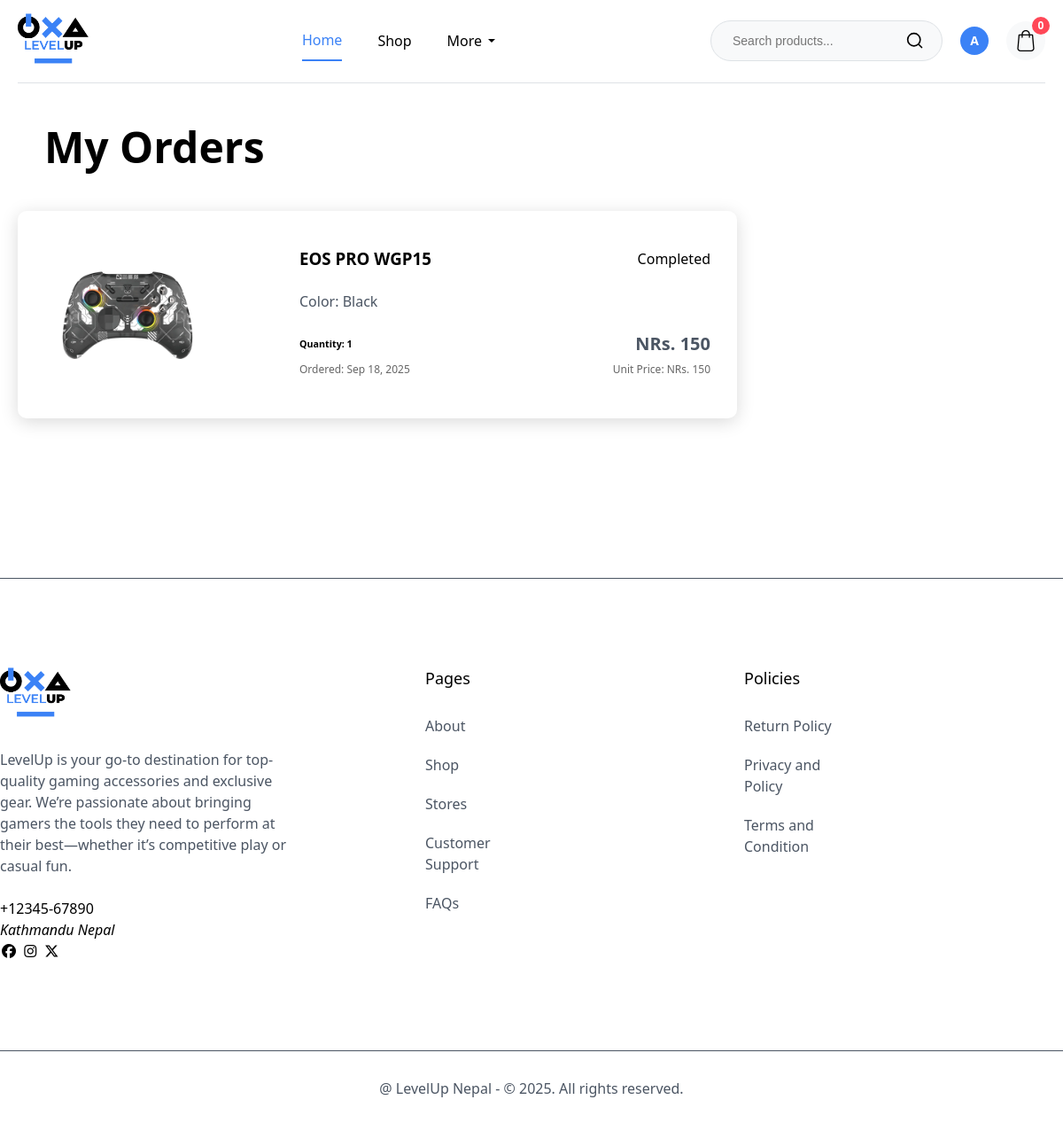
Screenshot of /myorders.php (signed in) with the database file from the repository.
### tables this page shows
CREATE TABLE `orders` (
  `id` int(11) NOT NULL,
  `customer_id` int(11) NOT NULL,
  `order_date` timestamp NOT NULL DEFAULT current_timestamp(),
  `total_amount` decimal(10,2) NOT NULL,
  `status` varchar(20) NOT NULL DEFAULT 'pending',
  `created_at` timestamp NOT NULL DEFAULT current_timestamp(),
  `updated_at` timestamp NULL DEFAULT NULL,
  `updated_by` int(11) DEFAULT NULL
);

CREATE TABLE `category_details` (
  `id` int(11) NOT NULL,
  `category_id` int(11) NOT NULL,
  `detail_name` varchar(50) NOT NULL,
  `detail_value` varchar(100) NOT NULL,
  `created_at` timestamp NOT NULL DEFAULT current_timestamp(),
  `updated_at` timestamp NULL DEFAULT NULL
);

CREATE TABLE `products` (
  `id` int(11) NOT NULL,
  `category_id` int(11) NOT NULL,
  `name` varchar(100) NOT NULL,
  `description` text DEFAULT NULL,
  `price` decimal(10,2) NOT NULL,
  `stock_quantity` int(11) NOT NULL,
  `status` tinyint(1) NOT NULL DEFAULT 0,
  `created_at` timestamp NOT NULL DEFAULT current_timestamp(),
  `updated_at` timestamp NULL DEFAULT NULL
);

CREATE TABLE `order_details` (
  `id` int(11) NOT NULL,
  `order_id` int(11) NOT NULL,
  `color` varchar(255) DEFAULT NULL,
  `address` varchar(255) DEFAULT NULL,
  `city` varchar(100) DEFAULT NULL,
  `state` varchar(100) DEFAULT NULL,
  `zip` varchar(20) DEFAULT NULL,
  `product_id` int(11) NOT NULL,
  `quantity` int(11) NOT NULL,
  `unit_price` decimal(10,2) NOT NULL,
  `subtotal` decimal(10,2) NOT NULL,
  `created_at` timestamp NOT NULL DEFAULT current_timestamp(),
  `updated_at` timestamp NULL DEFAULT NULL
);

### myorders.php (the view, shortened to what this page needs)
<?php
include "./config/connection.php";
$user_id = $_SESSION['user_id'] ?? 0;
$sql = "SELECT
        o.id AS order_id,
        o.customer_id,
        o.order_date,
        o.total_amount AS order_total,
        o.status AS order_status,
        o.created_at AS order_created,
        o.updated_at AS order_updated,
        od.id AS detail_id,
        od.product_id,
        od.color,
        od.address,
        od.city,
        od.state,
        od.zip,
        od.quantity,
        od.unit_price,
        od.subtotal,
        od.created_at AS detail_created,
        p.name AS product_name,
        cd.detail_value AS image
        FROM orders o
        JOIN order_details od ON o.id = od.order_id
        JOIN products p ON od.product_id = p.id
        LEFT JOIN category_details cd
        ON p.category_id = cd.category_id
        AND cd.detail_name = od.color
        WHERE o.customer_id = $user_id
        ORDER BY o.order_date DESC, o.id DESC, od.id ASC";
$res = mysqli_query($conn, $sql);
$hasOrders = mysqli_num_rows($res) > 0;
$orders = [];
if ($hasOrders) {
    while ($row = mysqli_fetch_assoc($res)) {
        $order_id = $row['order_id'];
        $orders[$order_id]['info'] = [
            'order_id' => $row['order_id'],
            'order_date' => $row['order_date'],
            'order_total' => $row['order_total'],
            'order_status' => $row['order_status'],
            'order_created' => $row['order_created'],
            'address' => $row['address'],
            'city' => $row['city'],
            'state' => $row['state'],
            'zip' => $row['zip']
        ];
        $orders[$order_id]['items'][] = $row;
    }
}
include "./header.php";
?>
<section class="cart-container">
  <div class="container">
    <div class="cart-header">
      <h2>My Orders</h2>
    </div>
  </div>
</section>
<section class="carts-products">
  <div class="container">
    <div class="cart-wrapper">
      <?php if ($hasOrders): ?>
        <?php foreach ($orders as $order_id => $order): ?>
          <?php $orderInfo = $order['info']; ?>
          <?php $orderItems = $order['items']; ?>
          <?php foreach ($orderItems as $row): ?>
            <div class="cart-details order-item" data-detail-id="<?= $row['detail_id'] ?>" data-order-id="<?= $row['order_id'] ?>">
              <div class="product-image">
                <?php if (!empty($row['image'])): ?>
                  <img src="./public/uploads/<?= $row['image'] ?>" alt="<?= $row['product_name'] ?>" class="product-img" />
                <?php else: ?>
                  <div class="no-image-placeholder">No Image</div>
                <?php endif; ?>
              </div>
              <div class="cart-content">
                <div class="cart-details-top">
                  <h3><?= $row['product_name'] ?></h3>
                  <div class="order-actions">
                    <span class="status-badge status-<?= strtolower($orderInfo['order_status']) ?>">
                      <?= ucfirst($orderInfo['order_status']) ?>
                    </span>
                  </div>
                </div>
                <p>Color: <span class="product-color"><?= ucfirst($row['color']) ?></span></p>
                <div class="cart-details-bottom">
                  <div class="quantity-info">
                    <h6 style="margin-bottom: 0;">Quantity: <?= $row['quantity'] ?></h6>
                    <p style="margin: 5px 0 0 0; font-size: 12px; color: #666;">
                      Ordered: <?= date('M d, Y', strtotime($row['detail_created'])) ?>
                    </p>
                  </div>
                  <div class="price-info" style="text-align: right;">
                    <p class="price">NRs. <?= number_format($row['subtotal']) ?></p>
                    <p style="margin: 5px 0 0 0; font-size: 12px; color: #666;">
                      Unit Price: NRs. <?= number_format($row['unit_price']) ?>
                    </p>
                  </div>
                </div>
              </div>
            </div>
          <?php endforeach; ?>
        <?php endforeach; ?>
      <?php endif; ?>
    </div>
  </div>
</section>
<?php include "./footer.php"; ?>

### public/css/style.css (style rules this page uses)
:root { --white: #fff; --black: #000; --primary-color: #3b82f6; --secondary-color: #f2f2f2; --light-blue: #0056b3; --text-color: #4b5563; --light-gray: #f8f9fa; --border-color: #dee2e6; --red: #ff4757; --orange: #f88751; --overlay-backgroun-color: rgba(0, 0, 0, 0.5); --shadow: 0 4px 20px rgba(0, 0, 0, 0.15); --m-width: 1360px; --font-family: system-ui, -apple-system, BlinkMacSystemFont, "Segoe UI", Roboto, Oxygen, Ubuntu, Cantarell, "Open Sans", "Helvetica", sans-serif; }
* { margin: 0; padding: 0; box-sizing: border-box; }
body { font-size: 16px; font-family: var(--font-family); font-weight: 400; line-height: 24px; width: 100%; scroll-behavior: smooth; }
p { color: var(--text-color); }
.container { max-width: var(--m-width); margin: 0 auto; padding: 0 20px; }
img { width: 100%; height: auto; }
h1, h2, h3, h4, h5, h6, p { line-height: 24px; margin-bottom: 24px; }
h2 { font-size: 48px; }
.cart-header { position: relative; }
.cart-container { padding-top: 60px; }
.cart-container .cart-header { display: flex; align-items: center; }
.cart-header h2 { margin-bottom: 0; padding-left: 30px; }
.carts-products { padding-top: 60px; }
.carts-products .container { display: flex; flex-wrap: wrap; }
.cart-wrapper { width: 70%; }
.cart-details { display: flex; flex-wrap: wrap; align-items: center; padding: 20px 30px; box-shadow: var(--shadow); border-radius: 10px; margin-bottom: 30px; }
.cart-details .product-image { width: 25%; }
.cart-details .cart-content { width: 75%; padding-left: 100px; }
.cart-content .cart-details-top { display: flex; justify-content: space-between; }
.cart-content .cart-details-bottom { display: flex; align-items: center; justify-content: space-between; }
.price { font-size: 20px; font-weight: bold; color: var(--text-color); margin: 0; }

### rows the page displays
orders: category_details.detail_value (picture), products.name "EOS PRO WGP15", status "Completed", order_details.color "Black", order_details.quantity "1", order_details.created_at "Sep 18, 2025", order_details.subtotal "150", order_details.unit_price "150"

### other values shown
$userData['avatar'] "A"
$cartCount "0"
